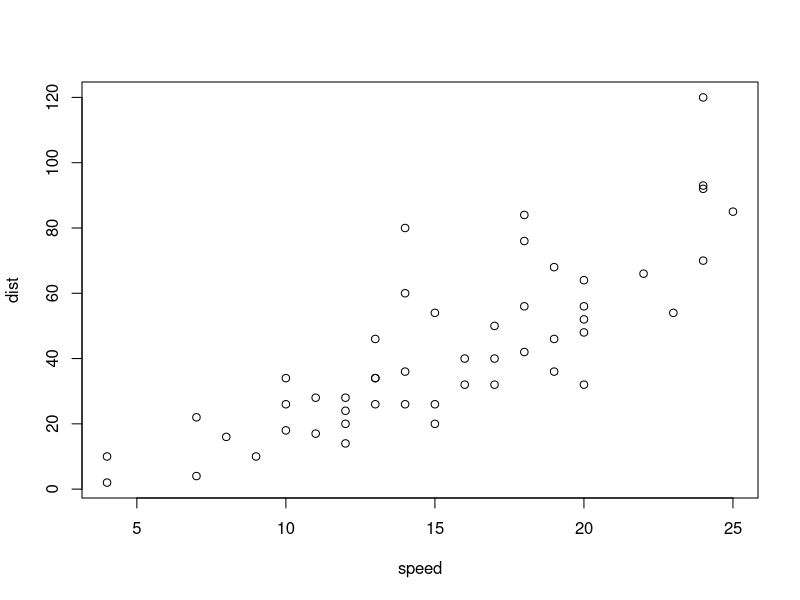
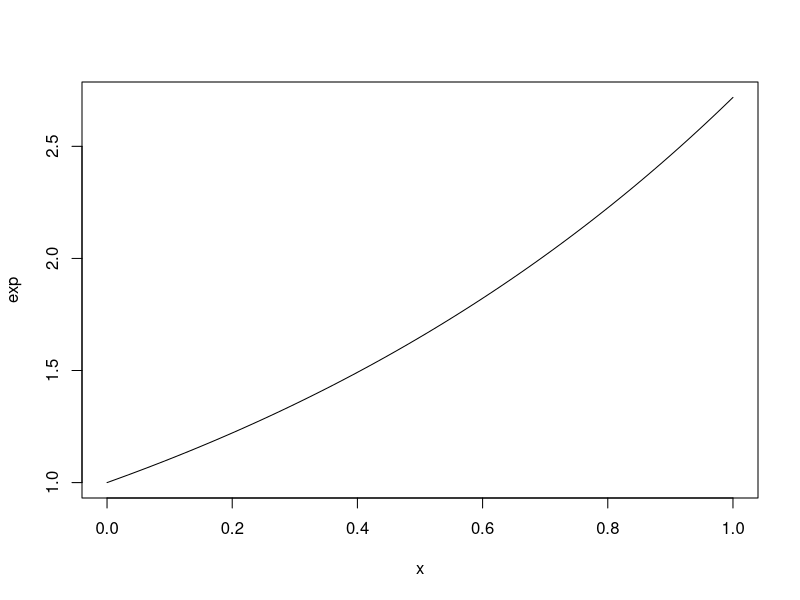
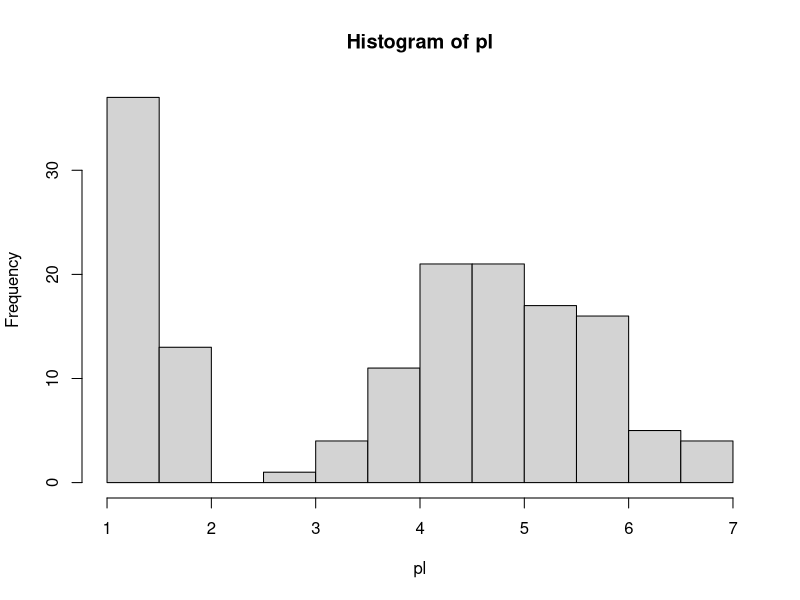
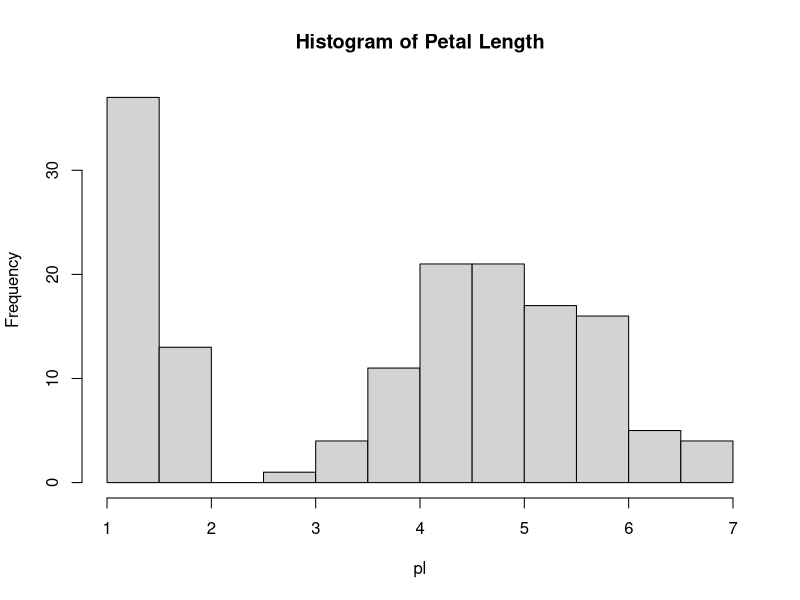

Generate these figures, in order, with R:
iris
head(iris)
help(seq)
seq(1,10,2)
sum <- 2 + 5
sum
data()
class(cars)
class(exp)
plot(cars)
plot(exp)
vec <- c(1,4,7)
class(vec)
str(cars)
help(hist)
#Get a vector of values from iris
pl <- iris$Petal.Length
hist(pl)
str(pl)
typeof(pl)
class(pl)
hist(pl, main = "Histogram of Petal Length")
getwd()
